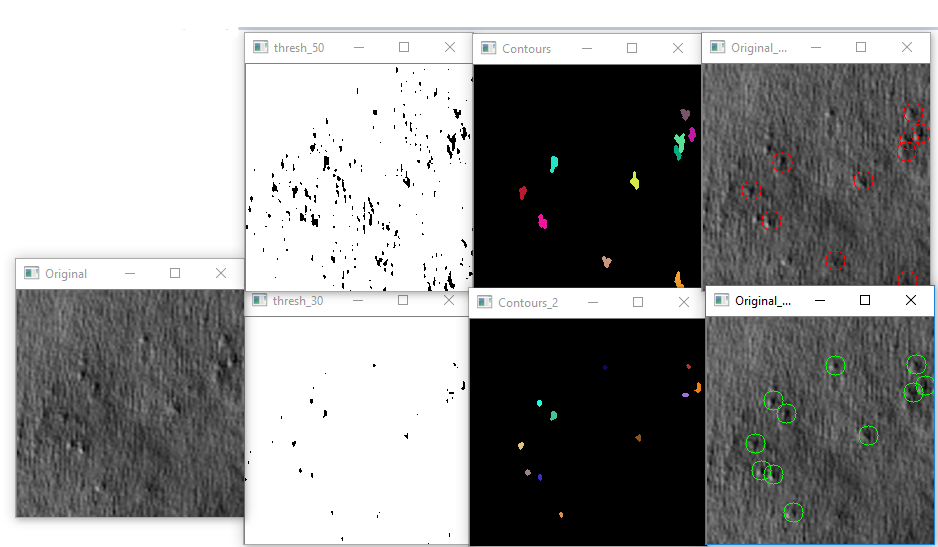
#> input picture image_segmentation/obj_detection.PNG, 938 x 547 px
$ python -i tools.py   (imports and definitions only)   (older library calls are emulated)
#> lines starting #> are read from the running program, lines starting #| are printed output that depends on the picture; after the words box and inside, x2 and y2 are one past the last pixel; in counts of white or black regions, pixels touching at a corner belong together
#> further down, picture is the input picture: shape (547, 938, 3); mean B, G, R 147.8, 147.9, 147.6
# -*- coding: utf-8 -*-
"""
Created on Fri Jun 21 23:59:40 2019

@author: SEBASTIAN LAVERDE
"""

import numpy as np
import cv2
import math
from scipy import ndimage
import matplotlib.pyplot as plt

"""Tools for satellite imagery pre-processing"""

# [47 lines left out: function sharp, not called in this run]

def align_image(img):
  img = np.uint8(img)
  img_edges = cv2.Canny(img, 100, 100, apertureSize=3)
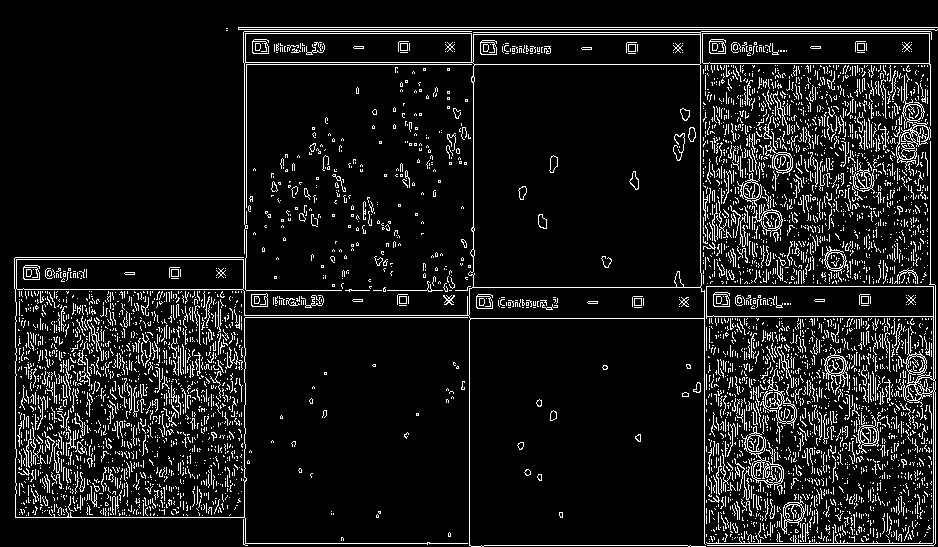
#> img_edges: shape (547, 938); 9.4% white in thin lines or dots
  lines = cv2.HoughLinesP(img_edges, 1, math.pi / 180.0, 100, minLineLength=100, maxLineGap=5)
#> lines = 31 rows, first 6: [238, 27, 937, 27], [238, 29, 937, 29], [244, 64, 699, 64], [243, 543, 469, 543], [700, 33, 931, 33], [244, 31, 471, 31]
  if lines is None:
    return img

  # print("lines: ", lines)
  angles = []

  for x1, y1, x2, y2 in lines[0]:
    cv2.line(img, (x1, y1), (x2, y2), (255, 0, 0), 3)
    angle = math.degrees(math.atan2(y2 - y1, x2 - x1))
    angles.append(angle)
#> this loop made 1 pass
#> (x1, y1, x2, y2, angle) on pass 1: (238, 27, 937, 27, 0)
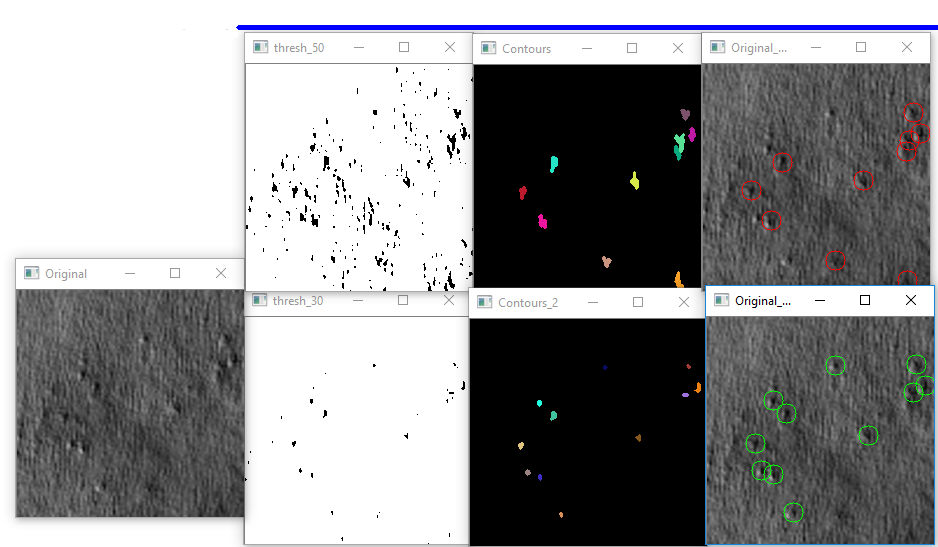
#> img: shape (547, 938, 3); 0.68% of pixels changed, all inside (x1, y1, x2, y2) = (236, 25, 938, 30)
#> after the loop, angles = [0]

  median_angle = np.median(angles)
#> median_angle = 0
  img_rotated = ndimage.rotate(img, median_angle)
  return img_rotated

def crop_black_margin(img):
  #gray scale conversion first
  img_gray = cv2.cvtColor(img, cv2.COLOR_BGR2GRAY)
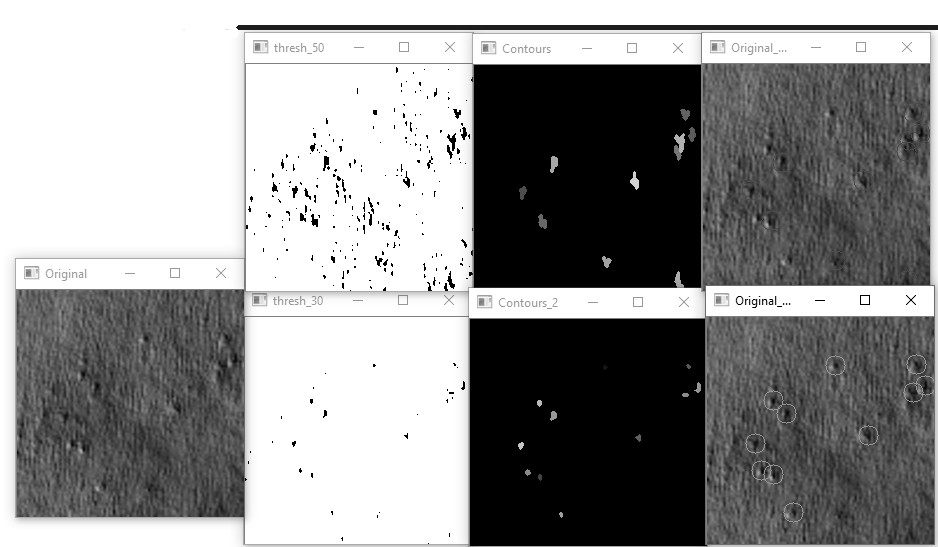
#> img_gray: shape (547, 938); min 0, max 255, mean 146.5
  #define threshold in 1 for almost black
  ret, thresh = cv2.threshold(img_gray, 1, 255, cv2.THRESH_BINARY)
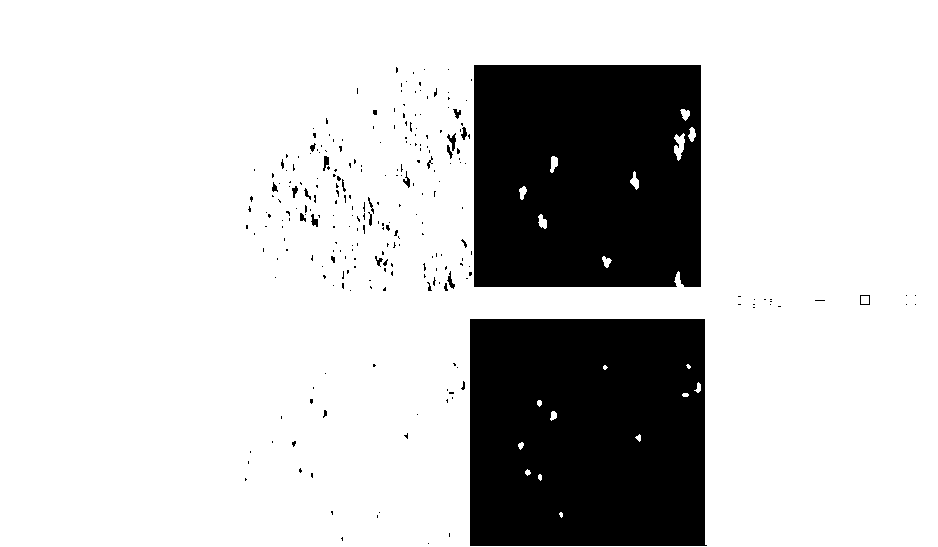
#> thresh: shape (547, 938); 79.6% white; 256 black regions (229 under 20 px)

  #find the maximum area contour of the filtered image
  _, contours, hierarchy = cv2.findContours(thresh, cv2.RETR_LIST, cv2.CHAIN_APPROX_SIMPLE)
#> contours = 285 contours, 227 with area under 20; largest, box (x1, y1, x2, y2) and area: (0, 0, 938, 547) 511602, (469, 318, 708, 547) 53810, (473, 64, 702, 288) 50774, (674, 133, 685, 161) 156, (859, 294, 871, 306) 119

  filter_area = []
  for c in contours:
    if (cv2.contourArea(c) < 200000):
      continue #TODO: set automatically with a max function
    filter_area.append(c)
#> this loop made 285 passes
#> c on passes 1, 6, 21: [[427, 543], [428, 542], [429, 543], [428, 544]], [[378, 512], [379, 511], [380, 512], [379, 513]], [[416, 414], [417, 413], [418, 414], [417, 415]]
#> after the loop, filter_area = [[[0, 0], [0, 546], [937, 546], [937, 0]]]

  if (len(filter_area) == 0):
      return None

  contour = filter_area[0]
#> contour = [[0, 0], [0, 546], [937, 546], [937, 0]]
  rects = [cv2.boundingRect(cnt) for cnt in contour]
#> rects = [(0, 0, 1, 1), (0, 546, 1, 1), (937, 546, 1, 1), (937, 0, 1, 1)]
  height,width = img_gray.shape
#> height = 547; width = 938

  #Calculate the combined bounding rectangle points.
  bottom_x = min([x for (x, y, height, width) in rects])
#> bottom_x = 0
  bottom_y = min([y for (x, y, height, width) in rects])
#> bottom_y = 0
  top_x = max([x+width for (x, y, height, width) in rects])
#> top_x = 938
  top_y = max([y+height for (x, y, height, width) in rects])
#> top_y = 547

  cropped = img[height - top_y : height - bottom_y, bottom_x : top_x]

  return cropped

def align_and_crop(img):
  return crop_black_margin(align_image(img))

>>> import cv2
>>> picture = cv2.imread('image_segmentation/obj_detection.PNG')
>>> result = align_and_crop(picture)
